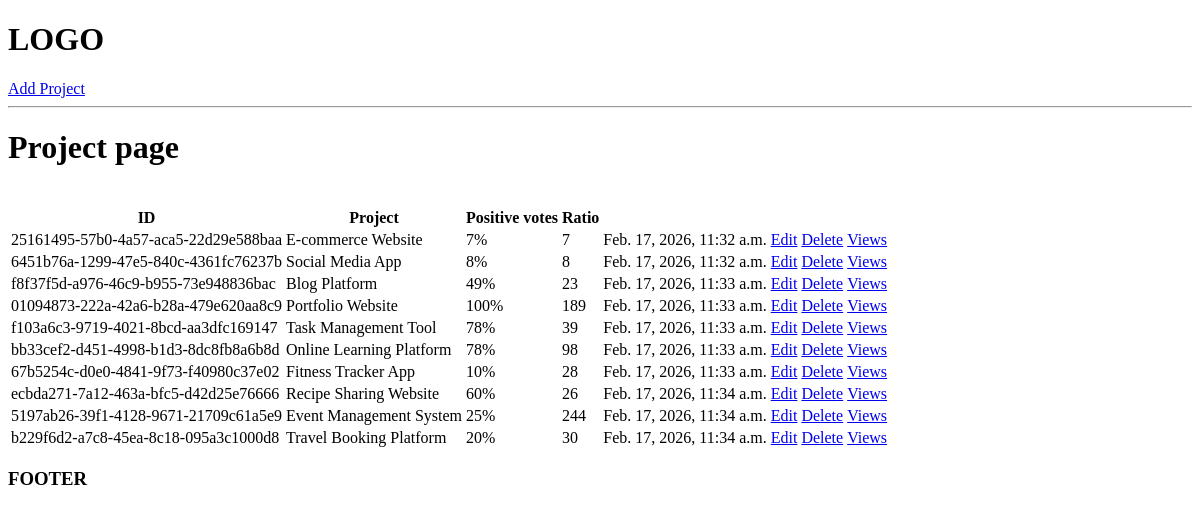
Before: / with the older database file.
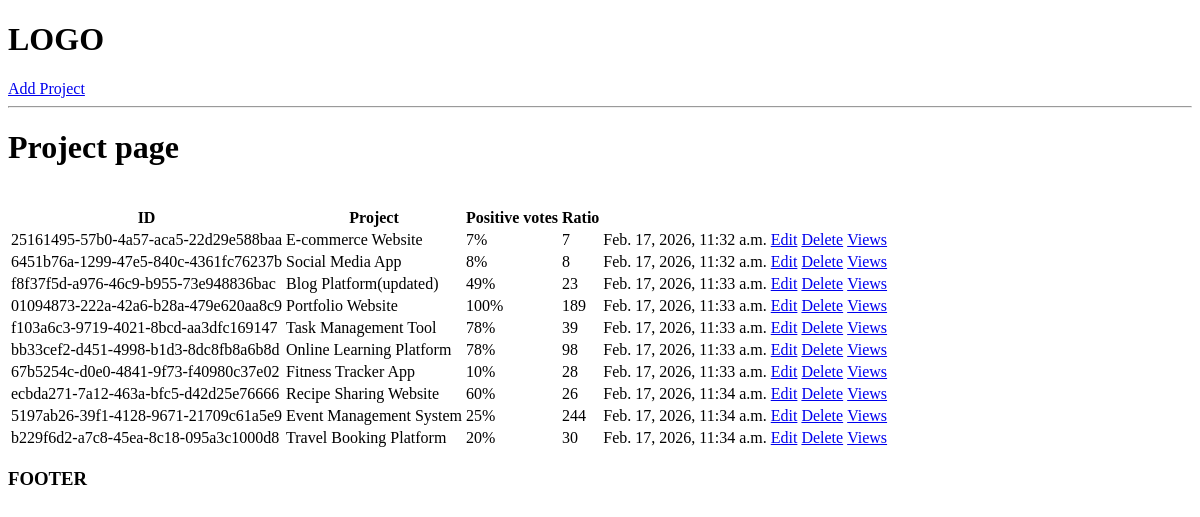
After: the same page with the newer database file.
### projects/models.py (models this page shows, shortened)
class Project(models.Model):
    title = models.CharField(max_length=200)
    description = models.TextField(null=True , blank=True)
    demo_link = models.CharField(max_length=2000, null=True , blank=True)
    source_link = models.CharField(max_length=2000, null=True , blank=True)
    tags =models.ManyToManyField('Tag', blank=True)
    vote_total = models.IntegerField(default=0, null=True , blank=True)
    vote_ratio = models.IntegerField(default=0, null=True , blank=True)
    created = models.DateTimeField(auto_now_add=True)
    id = models.UUIDField(default=uuid.uuid4, unique=True, primary_key=True, editable=False)

### projects/views.py (the view)
# urls.py: path('', include('projects.urls')),
def projects(request):
    projects =Project.objects.all()
    context={'projects':projects}
    return render(request, 'projects/projects.html', context)

### projects/templates/projects/projects.html
{% extends "main.html" %}
{% block content %}
<h1>Project page</h1><br>
<table>
    <tr>
        <th>ID</th>
        <th>Project</th>
        <th>Positive votes</th>
        <th>Ratio</th>
        <th></th>
        <th></th>
    </tr>
    {% for project in projects %}
    <tr>
        <td>{{project.id}}</td>
        <td>{{project.title}}</td>
        <td>{{project.vote_ratio}}%</td>
        <td>{{project.vote_total}}</td>
        <td>{{project.created}}</td>
        <td><a href="{% url 'update-project' project.id %}">Edit</a></td>
        <td><a href="{% url 'delete-project' project.id %}">Delete</a></td>
        <td><a href="{% url 'project' project.id %}">Views</a></td>
    </tr>
    {% endfor %}
</table>
{% endblock content %}

### templates/main.html (shortened to what this page needs)
<!DOCTYPE html>
<html lang="en">
<head>
</head>
<body>
    {% include "navbar.html" %}
    {% block content %}
    {% endblock content %}
    <h3>FOOTER</h3>
</body>
</html>

### templates/navbar.html
<h1>LOGO</h1>
<a href="{% url 'create-project'%}">Add Project</a>
<hr>

Changed rows visible on the page:
changed Project "f8f37f5d-a976-46c9-b955-73e948836bac": title "Blog Platform" → "Blog Platform(updated)"
